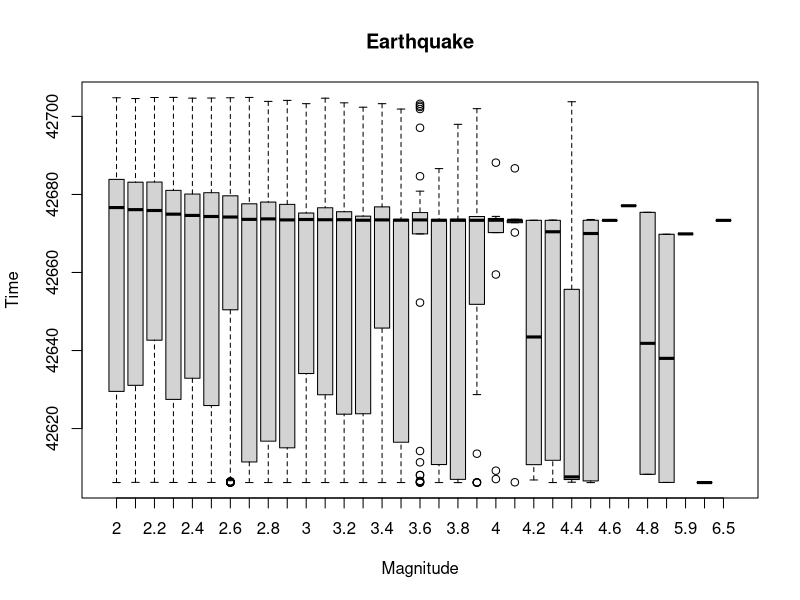
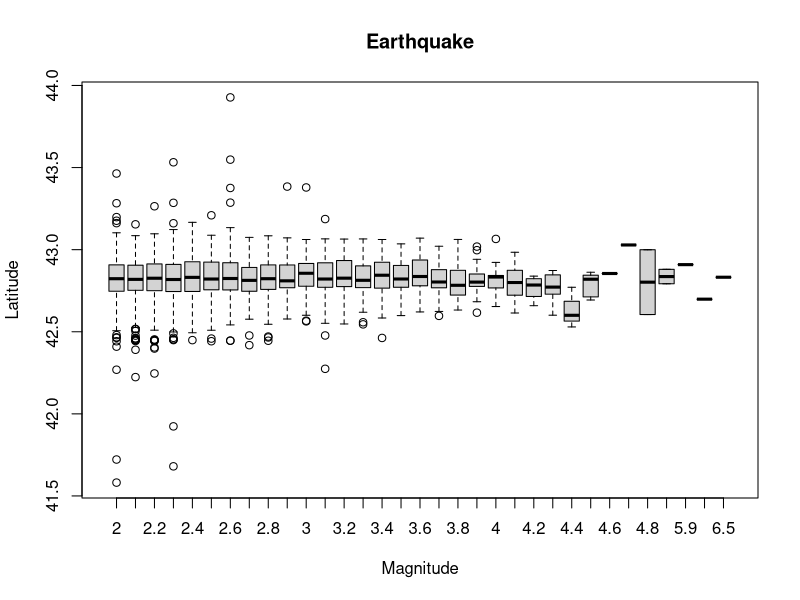
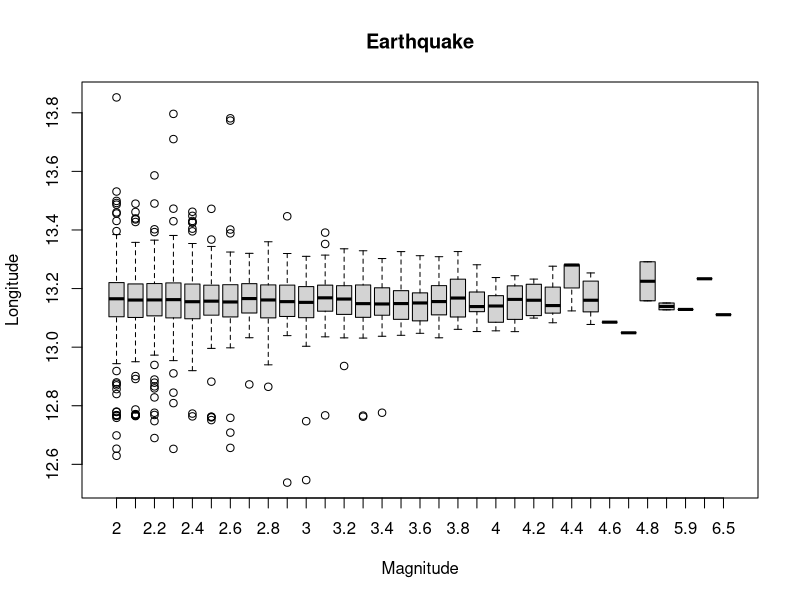
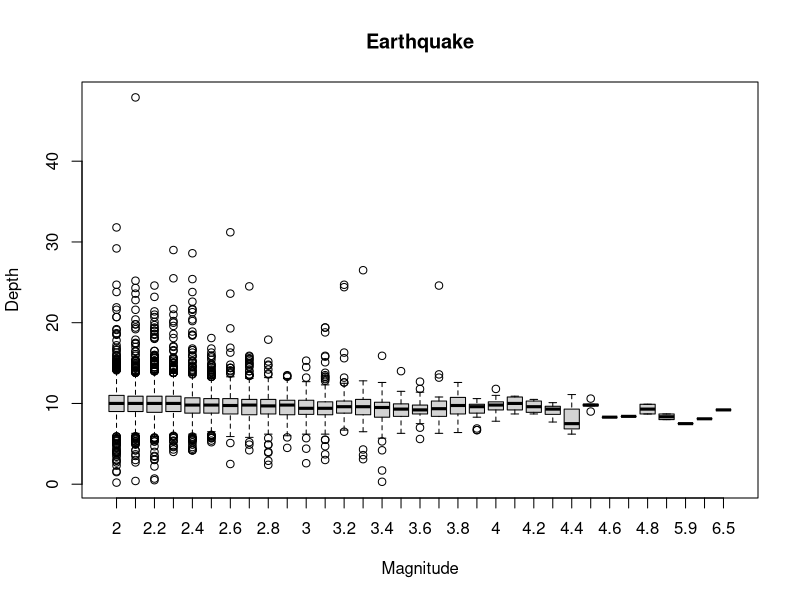
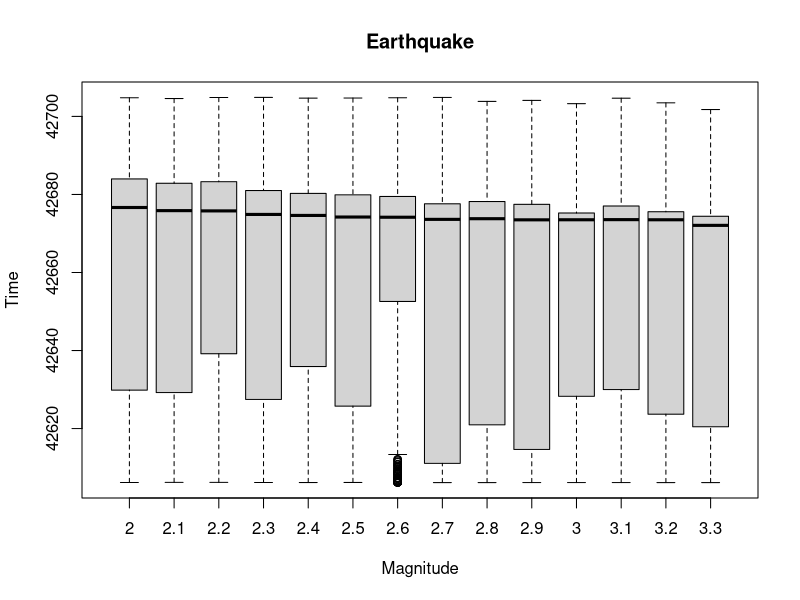
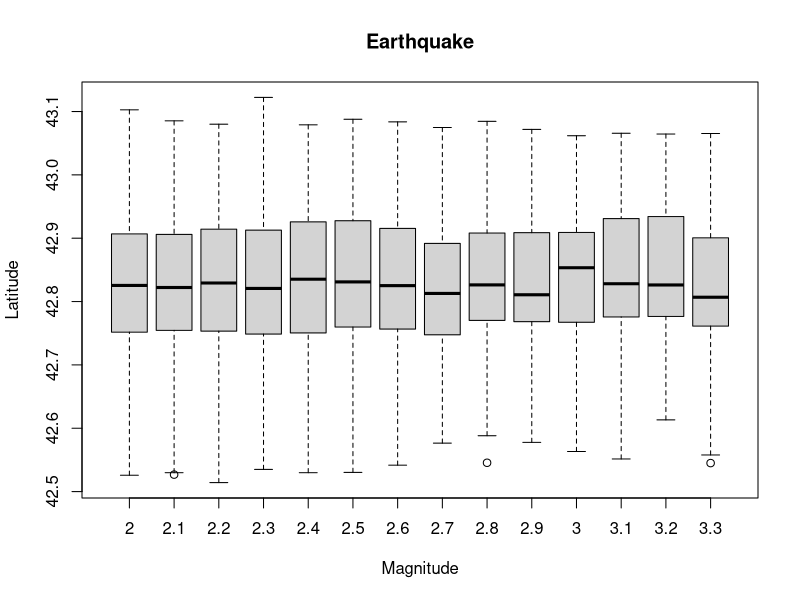
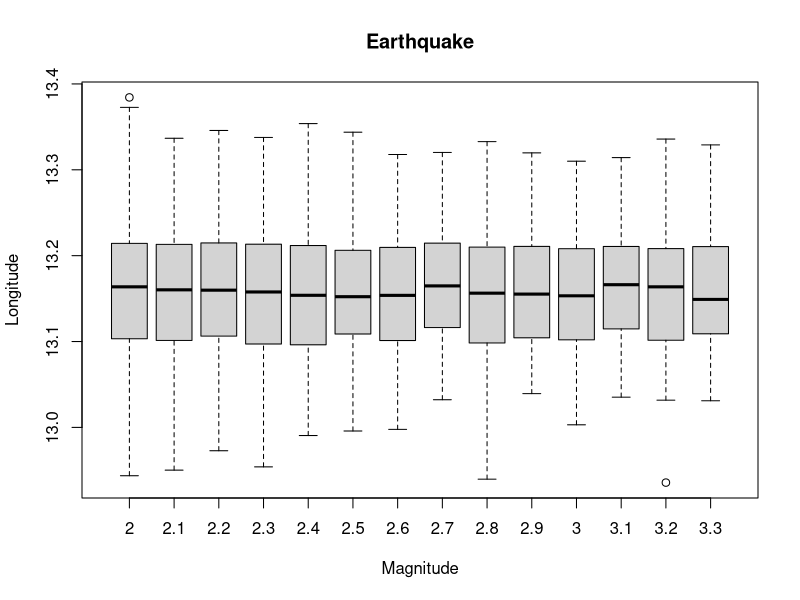
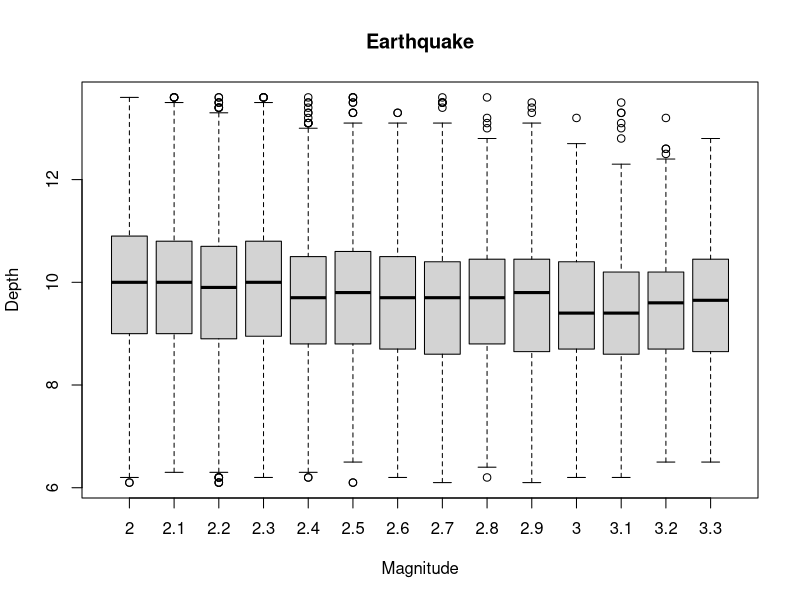

Write the R code that produced these figures, in order.
fil <- read.csv("EARTHQUAKE.csv")
temp <- vector("numeric",length(fil$Time))
itr <- 1
for(dt in temp){
	temp[itr] <- itr
	itr <- itr + 1
}
fil$Index <- temp;

paste("Time summary \n")
quantile(fil$Time)
paste("Latitude summary \n")
quantile(fil$Latitude)
paste("Longitude summary \n")
quantile(fil$Longitude)
paste("Depth summary \n")
quantile(fil$Depth_Km)
paste("Magnitude summary \n")
quantile(fil$Magnitude)

boxplot(Time ~ Magnitude, data = fil, xlab = "Magnitude", ylab = "Time", main = "Earthquake")
boxplot(Latitude ~ Magnitude, data = fil, xlab = "Magnitude", ylab = "Latitude", main = "Earthquake")
boxplot(Longitude ~ Magnitude, data = fil, xlab = "Magnitude", ylab = "Longitude", main = "Earthquake")
boxplot(Depth_Km ~ Magnitude, data = fil, xlab = "Magnitude", ylab = "Depth", main = "Earthquake")
#boxplot(Magnitude ~ Index, data = fil, xlab = "Index", ylab = "Magnitude", main = "Earthquake")

sel <- vector("numeric",length(fil$Time))
itr <- 1
for(dt in fil$Time){
	sel[itr] = 0
	itr <- itr + 1
}

iqr = quantile(fil$Time,0.75) - quantile(fil$Time,0.25)
min <- quantile(fil$Time,0.25) - (1.5*iqr)
max <- quantile(fil$Time,0.75) + (1.5*iqr)
itr <- 1
for(dt in fil$Time){
	if(dt<min || dt>max){
		sel[itr] = 1
	}
	itr <- itr + 1
}

iqr = quantile(fil$Latitude,0.75) - quantile(fil$Latitude,0.25)
min <- quantile(fil$Latitude,0.25) - (1.5*iqr)
max <- quantile(fil$Latitude,0.75) + (1.5*iqr)
itr <- 1
for(dt in fil$Latitude){
	if(dt<min || dt>max){
		sel[itr] = 1
	}
	itr <- itr + 1
}

iqr = quantile(fil$Longitude,0.75) - quantile(fil$Longitude,0.25)
min <- quantile(fil$Longitude,0.25) - (1.5*iqr)
max <- quantile(fil$Longitude,0.75) + (1.5*iqr)
itr <- 1
for(dt in fil$Longitude){
	if(dt<min || dt>max){
		sel[itr] = 1
	}
	itr <- itr + 1
}

iqr = quantile(fil$Depth_Km,0.75) - quantile(fil$Depth_Km,0.25)
min <- quantile(fil$Depth_Km,0.25) - (1.5*iqr)
max <- quantile(fil$Depth_Km,0.75) + (1.5*iqr)
itr <- 1
for(dt in fil$Depth_Km){
	if(dt<min || dt>max){
		sel[itr] = 1
	}
	itr <- itr + 1
}

iqr = quantile(fil$Magnitude,0.75) - quantile(fil$Magnitude,0.25)
min <- quantile(fil$Magnitude,0.25) - (1.5*iqr)
max <- quantile(fil$Magnitude,0.75) + (1.5*iqr)
itr <- 1
for(dt in fil$Magnitude){
	if(dt<min || dt>max){
		sel[itr] = 1
	}
	itr <- itr + 1
}

corr <- 0
for(dt in sel){
	if(dt==0)corr <- corr + 1
}

ti <- vector("numeric",corr)
la <- vector("numeric",corr)
lo <- vector("numeric",corr)
de <- vector("numeric",corr)
ma <- vector("numeric",corr)

itr <- 1
itr1 <- 1
for(dt in sel){
	if(dt==0){
		ti[itr1] <- fil$Time[itr]
		la[itr1] <- fil$Latitude[itr]
		lo[itr1] <- fil$Longitude[itr]
		de[itr1] <- fil$Depth_Km[itr]
		ma[itr1] <- fil$Magnitude[itr]
		itr1 <- itr1 + 1
	}
	itr <- itr + 1
}

mfile <- data.frame(
	time <- ti,
	latitude <- la,
	longitude <- lo,
	depth <- de,
	magnitude <- ma
)

temp <- vector("numeric",corr)
itr <- 1
for(dt in temp){
	temp[itr] <- itr
	itr <- itr + 1
}
mfile$index <- temp;

boxplot(time ~ magnitude, data = mfile, xlab = "Magnitude", ylab = "Time", main = "Earthquake")
boxplot(latitude ~ magnitude, data = mfile, xlab = "Magnitude", ylab = "Latitude", main = "Earthquake")
boxplot(longitude ~ magnitude, data = mfile, xlab = "Magnitude", ylab = "Longitude", main = "Earthquake")
boxplot(depth ~ magnitude, data = mfile, xlab = "Magnitude", ylab = "Depth", main = "Earthquake")
#boxplot(magnitude ~ index, data = mfile, xlab = "Index", ylab = "Magnitude", main = "Earthquake")

#for (i in 1:5) { 
#    png(file=paste("plot",i,".png",sep=""))
#    plot(rnorm(10))
#    dev.off() 
#}
